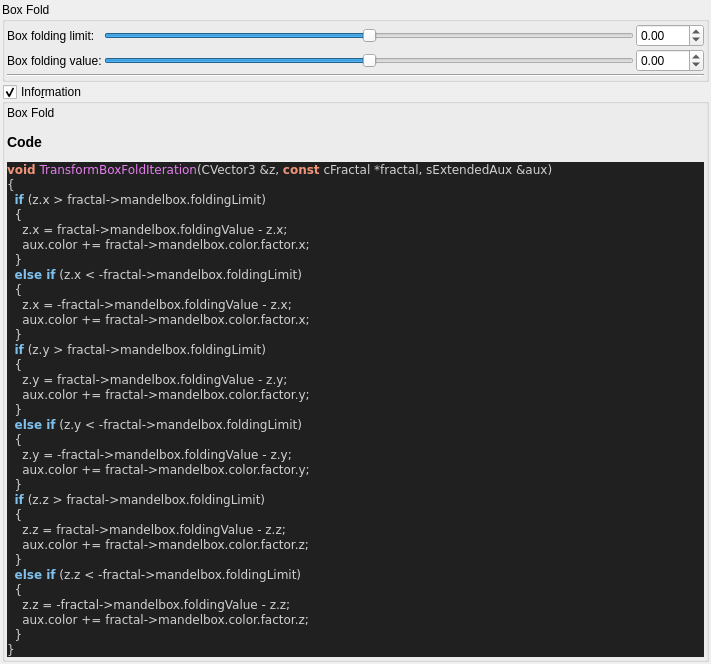
<?xml version="1.0" encoding="UTF-8"?>
<ui version="4.0">
 <class>Form</class>
 <widget class="QWidget" name="Form">
  <property name="geometry">
   <rect>
    <x>0</x>
    <y>0</y>
    <width>711</width>
    <height>595</height>
   </rect>
  </property>
  <property name="windowTitle">
   <string>Form</string>
  </property>
  <layout class="QVBoxLayout" name="verticalLayout">
   <property name="spacing">
    <number>2</number>
   </property>
   <property name="leftMargin">
    <number>2</number>
   </property>
   <property name="topMargin">
    <number>2</number>
   </property>
   <property name="rightMargin">
    <number>2</number>
   </property>
   <property name="bottomMargin">
    <number>2</number>
   </property>
   <item>
    <widget class="QGroupBox" name="groupBox">
     <property name="title">
      <string>Box Fold</string>
     </property>
     <property name="checkable">
      <bool>false</bool>
     </property>
     <layout class="QVBoxLayout" name="verticalLayout_10" stretch="0,0">
      <property name="spacing">
       <number>2</number>
      </property>
      <property name="leftMargin">
       <number>2</number>
      </property>
      <property name="topMargin">
       <number>2</number>
      </property>
      <property name="rightMargin">
       <number>2</number>
      </property>
      <property name="bottomMargin">
       <number>2</number>
      </property>
      <item>
       <layout class="QGridLayout" name="gridLayout_12">
        <property name="spacing">
         <number>2</number>
        </property>
        <item row="0" column="0">
         <widget class="QLabel" name="label_47">
          <property name="text">
           <string>Box folding limit:</string>
          </property>
         </widget>
        </item>
        <item row="1" column="0">
         <widget class="QLabel" name="label_46">
          <property name="text">
           <string>Box folding value:</string>
          </property>
         </widget>
        </item>
        <item row="1" column="1">
         <widget class="QSlider" name="slider_mandelbox_folding_value">
          <property name="sizePolicy">
           <sizepolicy hsizetype="Expanding" vsizetype="Maximum">
            <horstretch>0</horstretch>
            <verstretch>0</verstretch>
           </sizepolicy>
          </property>
          <property name="minimum">
           <number>-10000</number>
          </property>
          <property name="maximum">
           <number>10000</number>
          </property>
          <property name="singleStep">
           <number>1</number>
          </property>
          <property name="orientation">
           <enum>Qt::Horizontal</enum>
          </property>
         </widget>
        </item>
        <item row="0" column="1">
         <widget class="QSlider" name="slider_mandelbox_folding_limit">
          <property name="sizePolicy">
           <sizepolicy hsizetype="Expanding" vsizetype="Maximum">
            <horstretch>0</horstretch>
            <verstretch>0</verstretch>
           </sizepolicy>
          </property>
          <property name="minimum">
           <number>-10000</number>
          </property>
          <property name="maximum">
           <number>10000</number>
          </property>
          <property name="singleStep">
           <number>1</number>
          </property>
          <property name="orientation">
           <enum>Qt::Horizontal</enum>
          </property>
         </widget>
        </item>
        <item row="1" column="2">
         <widget class="MyDoubleSpinBox" name="spinbox_mandelbox_folding_value">
          <property name="sizePolicy">
           <sizepolicy hsizetype="Minimum" vsizetype="Maximum">
            <horstretch>0</horstretch>
            <verstretch>0</verstretch>
           </sizepolicy>
          </property>
          <property name="prefix">
           <string/>
          </property>
          <property name="suffix">
           <string/>
          </property>
          <property name="decimals">
           <number>2</number>
          </property>
          <property name="minimum">
           <double>-100.000000000000000</double>
          </property>
          <property name="maximum">
           <double>100.000000000000000</double>
          </property>
          <property name="singleStep">
           <double>0.100000000000000</double>
          </property>
         </widget>
        </item>
        <item row="0" column="2">
         <widget class="MyDoubleSpinBox" name="spinbox_mandelbox_folding_limit">
          <property name="sizePolicy">
           <sizepolicy hsizetype="Minimum" vsizetype="Maximum">
            <horstretch>0</horstretch>
            <verstretch>0</verstretch>
           </sizepolicy>
          </property>
          <property name="prefix">
           <string/>
          </property>
          <property name="suffix">
           <string/>
          </property>
          <property name="decimals">
           <number>2</number>
          </property>
          <property name="minimum">
           <double>-100.000000000000000</double>
          </property>
          <property name="maximum">
           <double>100.000000000000000</double>
          </property>
          <property name="singleStep">
           <double>0.100000000000000</double>
          </property>
         </widget>
        </item>
       </layout>
      </item>
      <item>
       <widget class="Line" name="line_40">
        <property name="orientation">
         <enum>Qt::Horizontal</enum>
        </property>
       </widget>
      </item>
     </layout>
    </widget>
   </item>
   <item>
    <widget class="MyGroupBox" name="groupCheck_info">
     <property name="title">
      <string>Info&amp;rmation</string>
     </property>
     <property name="flat">
      <bool>false</bool>
     </property>
     <property name="checkable">
      <bool>true</bool>
     </property>
     <layout class="QVBoxLayout" name="verticalLayout_2">
      <property name="spacing">
       <number>2</number>
      </property>
      <property name="leftMargin">
       <number>2</number>
      </property>
      <property name="topMargin">
       <number>2</number>
      </property>
      <property name="rightMargin">
       <number>2</number>
      </property>
      <property name="bottomMargin">
       <number>2</number>
      </property>
      <item>
       <widget class="QLabel" name="label_code_content">
        <property name="text">
         <string>&lt;p&gt;Box Fold&lt;/p&gt;&lt;table&gt;
&lt;/table&gt;
&lt;h3&gt;Code&lt;/h3&gt;
&lt;body style=&quot;background-color:#202020&quot;&gt;
&lt;pre style=&quot;color:#d0d0d0; background-color:#202020;  font-family:'Courier New',monospace;&quot;&gt;&lt;span style=&quot;color:#f09479; font-weight:bold&quot;&gt;void&lt;/span&gt; &lt;span style=&quot;color:#e47eed&quot;&gt;TransformBoxFoldIteration&lt;/span&gt;&lt;span style=&quot;color:#d0d0d0&quot;&gt;(&lt;/span&gt;CVector3 &lt;span style=&quot;color:#d0d0d0&quot;&gt;&amp;amp;&lt;/span&gt;z&lt;span style=&quot;color:#d0d0d0&quot;&gt;,&lt;/span&gt; &lt;span style=&quot;color:#f09479; font-weight:bold&quot;&gt;const&lt;/span&gt; cFractal &lt;span style=&quot;color:#d0d0d0&quot;&gt;*&lt;/span&gt;fractal&lt;span style=&quot;color:#d0d0d0&quot;&gt;,&lt;/span&gt; sExtendedAux &lt;span style=&quot;color:#d0d0d0&quot;&gt;&amp;amp;&lt;/span&gt;aux&lt;span style=&quot;color:#d0d0d0&quot;&gt;)&lt;/span&gt;
&lt;span style=&quot;color:#d0d0d0&quot;&gt;{&lt;/span&gt;
  &lt;span style=&quot;color:#7ec0ee; font-weight:bold&quot;&gt;if&lt;/span&gt; &lt;span style=&quot;color:#d0d0d0&quot;&gt;(&lt;/span&gt;z&lt;span style=&quot;color:#d0d0d0&quot;&gt;.&lt;/span&gt;x &lt;span style=&quot;color:#d0d0d0&quot;&gt;&amp;gt;&lt;/span&gt; fractal&lt;span style=&quot;color:#d0d0d0&quot;&gt;-&amp;gt;&lt;/span&gt;mandelbox&lt;span style=&quot;color:#d0d0d0&quot;&gt;.&lt;/span&gt;foldingLimit&lt;span style=&quot;color:#d0d0d0&quot;&gt;)&lt;/span&gt;
  &lt;span style=&quot;color:#d0d0d0&quot;&gt;{&lt;/span&gt;
    z&lt;span style=&quot;color:#d0d0d0&quot;&gt;.&lt;/span&gt;x &lt;span style=&quot;color:#d0d0d0&quot;&gt;=&lt;/span&gt; fractal&lt;span style=&quot;color:#d0d0d0&quot;&gt;-&amp;gt;&lt;/span&gt;mandelbox&lt;span style=&quot;color:#d0d0d0&quot;&gt;.&lt;/span&gt;foldingValue &lt;span style=&quot;color:#d0d0d0&quot;&gt;-&lt;/span&gt; z&lt;span style=&quot;color:#d0d0d0&quot;&gt;.&lt;/span&gt;x&lt;span style=&quot;color:#d0d0d0&quot;&gt;;&lt;/span&gt;
    aux&lt;span style=&quot;color:#d0d0d0&quot;&gt;.&lt;/span&gt;color &lt;span style=&quot;color:#d0d0d0&quot;&gt;+=&lt;/span&gt; fractal&lt;span style=&quot;color:#d0d0d0&quot;&gt;-&amp;gt;&lt;/span&gt;mandelbox&lt;span style=&quot;color:#d0d0d0&quot;&gt;.&lt;/span&gt;color&lt;span style=&quot;color:#d0d0d0&quot;&gt;.&lt;/span&gt;factor&lt;span style=&quot;color:#d0d0d0&quot;&gt;.&lt;/span&gt;x&lt;span style=&quot;color:#d0d0d0&quot;&gt;;&lt;/span&gt;
  &lt;span style=&quot;color:#d0d0d0&quot;&gt;}&lt;/span&gt;
  &lt;span style=&quot;color:#7ec0ee; font-weight:bold&quot;&gt;else if&lt;/span&gt; &lt;span style=&quot;color:#d0d0d0&quot;&gt;(&lt;/span&gt;z&lt;span style=&quot;color:#d0d0d0&quot;&gt;.&lt;/span&gt;x &lt;span style=&quot;color:#d0d0d0&quot;&gt;&amp;lt; -&lt;/span&gt;fractal&lt;span style=&quot;color:#d0d0d0&quot;&gt;-&amp;gt;&lt;/span&gt;mandelbox&lt;span style=&quot;color:#d0d0d0&quot;&gt;.&lt;/span&gt;foldingLimit&lt;span style=&quot;color:#d0d0d0&quot;&gt;)&lt;/span&gt;
  &lt;span style=&quot;color:#d0d0d0&quot;&gt;{&lt;/span&gt;
    z&lt;span style=&quot;color:#d0d0d0&quot;&gt;.&lt;/span&gt;x &lt;span style=&quot;color:#d0d0d0&quot;&gt;= -&lt;/span&gt;fractal&lt;span style=&quot;color:#d0d0d0&quot;&gt;-&amp;gt;&lt;/span&gt;mandelbox&lt;span style=&quot;color:#d0d0d0&quot;&gt;.&lt;/span&gt;foldingValue &lt;span style=&quot;color:#d0d0d0&quot;&gt;-&lt;/span&gt; z&lt;span style=&quot;color:#d0d0d0&quot;&gt;.&lt;/span&gt;x&lt;span style=&quot;color:#d0d0d0&quot;&gt;;&lt;/span&gt;
    aux&lt;span style=&quot;color:#d0d0d0&quot;&gt;.&lt;/span&gt;color &lt;span style=&quot;color:#d0d0d0&quot;&gt;+=&lt;/span&gt; fractal&lt;span style=&quot;color:#d0d0d0&quot;&gt;-&amp;gt;&lt;/span&gt;mandelbox&lt;span style=&quot;color:#d0d0d0&quot;&gt;.&lt;/span&gt;color&lt;span style=&quot;color:#d0d0d0&quot;&gt;.&lt;/span&gt;factor&lt;span style=&quot;color:#d0d0d0&quot;&gt;.&lt;/span&gt;x&lt;span style=&quot;color:#d0d0d0&quot;&gt;;&lt;/span&gt;
  &lt;span style=&quot;color:#d0d0d0&quot;&gt;}&lt;/span&gt;
  &lt;span style=&quot;color:#7ec0ee; font-weight:bold&quot;&gt;if&lt;/span&gt; &lt;span style=&quot;color:#d0d0d0&quot;&gt;(&lt;/span&gt;z&lt;span style=&quot;color:#d0d0d0&quot;&gt;.&lt;/span&gt;y &lt;span style=&quot;color:#d0d0d0&quot;&gt;&amp;gt;&lt;/span&gt; fractal&lt;span style=&quot;color:#d0d0d0&quot;&gt;-&amp;gt;&lt;/span&gt;mandelbox&lt;span style=&quot;color:#d0d0d0&quot;&gt;.&lt;/span&gt;foldingLimit&lt;span style=&quot;color:#d0d0d0&quot;&gt;)&lt;/span&gt;
  &lt;span style=&quot;color:#d0d0d0&quot;&gt;{&lt;/span&gt;
    z&lt;span style=&quot;color:#d0d0d0&quot;&gt;.&lt;/span&gt;y &lt;span style=&quot;color:#d0d0d0&quot;&gt;=&lt;/span&gt; fractal&lt;span style=&quot;color:#d0d0d0&quot;&gt;-&amp;gt;&lt;/span&gt;mandelbox&lt;span style=&quot;color:#d0d0d0&quot;&gt;.&lt;/span&gt;foldingValue &lt;span style=&quot;color:#d0d0d0&quot;&gt;-&lt;/span&gt; z&lt;span style=&quot;color:#d0d0d0&quot;&gt;.&lt;/span&gt;y&lt;span style=&quot;color:#d0d0d0&quot;&gt;;&lt;/span&gt;
    aux&lt;span style=&quot;color:#d0d0d0&quot;&gt;.&lt;/span&gt;color &lt;span style=&quot;color:#d0d0d0&quot;&gt;+=&lt;/span&gt; fractal&lt;span style=&quot;color:#d0d0d0&quot;&gt;-&amp;gt;&lt;/span&gt;mandelbox&lt;span style=&quot;color:#d0d0d0&quot;&gt;.&lt;/span&gt;color&lt;span style=&quot;color:#d0d0d0&quot;&gt;.&lt;/span&gt;factor&lt;span style=&quot;color:#d0d0d0&quot;&gt;.&lt;/span&gt;y&lt;span style=&quot;color:#d0d0d0&quot;&gt;;&lt;/span&gt;
  &lt;span style=&quot;color:#d0d0d0&quot;&gt;}&lt;/span&gt;
  &lt;span style=&quot;color:#7ec0ee; font-weight:bold&quot;&gt;else if&lt;/span&gt; &lt;span style=&quot;color:#d0d0d0&quot;&gt;(&lt;/span&gt;z&lt;span style=&quot;color:#d0d0d0&quot;&gt;.&lt;/span&gt;y &lt;span style=&quot;color:#d0d0d0&quot;&gt;&amp;lt; -&lt;/span&gt;fractal&lt;span style=&quot;color:#d0d0d0&quot;&gt;-&amp;gt;&lt;/span&gt;mandelbox&lt;span style=&quot;color:#d0d0d0&quot;&gt;.&lt;/span&gt;foldingLimit&lt;span style=&quot;color:#d0d0d0&quot;&gt;)&lt;/span&gt;
  &lt;span style=&quot;color:#d0d0d0&quot;&gt;{&lt;/span&gt;
    z&lt;span style=&quot;color:#d0d0d0&quot;&gt;.&lt;/span&gt;y &lt;span style=&quot;color:#d0d0d0&quot;&gt;= -&lt;/span&gt;fractal&lt;span style=&quot;color:#d0d0d0&quot;&gt;-&amp;gt;&lt;/span&gt;mandelbox&lt;span style=&quot;color:#d0d0d0&quot;&gt;.&lt;/span&gt;foldingValue &lt;span style=&quot;color:#d0d0d0&quot;&gt;-&lt;/span&gt; z&lt;span style=&quot;color:#d0d0d0&quot;&gt;.&lt;/span&gt;y&lt;span style=&quot;color:#d0d0d0&quot;&gt;;&lt;/span&gt;
    aux&lt;span style=&quot;color:#d0d0d0&quot;&gt;.&lt;/span&gt;color &lt;span style=&quot;color:#d0d0d0&quot;&gt;+=&lt;/span&gt; fractal&lt;span style=&quot;color:#d0d0d0&quot;&gt;-&amp;gt;&lt;/span&gt;mandelbox&lt;span style=&quot;color:#d0d0d0&quot;&gt;.&lt;/span&gt;color&lt;span style=&quot;color:#d0d0d0&quot;&gt;.&lt;/span&gt;factor&lt;span style=&quot;color:#d0d0d0&quot;&gt;.&lt;/span&gt;y&lt;span style=&quot;color:#d0d0d0&quot;&gt;;&lt;/span&gt;
  &lt;span style=&quot;color:#d0d0d0&quot;&gt;}&lt;/span&gt;
  &lt;span style=&quot;color:#7ec0ee; font-weight:bold&quot;&gt;if&lt;/span&gt; &lt;span style=&quot;color:#d0d0d0&quot;&gt;(&lt;/span&gt;z&lt;span style=&quot;color:#d0d0d0&quot;&gt;.&lt;/span&gt;z &lt;span style=&quot;color:#d0d0d0&quot;&gt;&amp;gt;&lt;/span&gt; fractal&lt;span style=&quot;color:#d0d0d0&quot;&gt;-&amp;gt;&lt;/span&gt;mandelbox&lt;span style=&quot;color:#d0d0d0&quot;&gt;.&lt;/span&gt;foldingLimit&lt;span style=&quot;color:#d0d0d0&quot;&gt;)&lt;/span&gt;
  &lt;span style=&quot;color:#d0d0d0&quot;&gt;{&lt;/span&gt;
    z&lt;span style=&quot;color:#d0d0d0&quot;&gt;.&lt;/span&gt;z &lt;span style=&quot;color:#d0d0d0&quot;&gt;=&lt;/span&gt; fractal&lt;span style=&quot;color:#d0d0d0&quot;&gt;-&amp;gt;&lt;/span&gt;mandelbox&lt;span style=&quot;color:#d0d0d0&quot;&gt;.&lt;/span&gt;foldingValue &lt;span style=&quot;color:#d0d0d0&quot;&gt;-&lt;/span&gt; z&lt;span style=&quot;color:#d0d0d0&quot;&gt;.&lt;/span&gt;z&lt;span style=&quot;color:#d0d0d0&quot;&gt;;&lt;/span&gt;
    aux&lt;span style=&quot;color:#d0d0d0&quot;&gt;.&lt;/span&gt;color &lt;span style=&quot;color:#d0d0d0&quot;&gt;+=&lt;/span&gt; fractal&lt;span style=&quot;color:#d0d0d0&quot;&gt;-&amp;gt;&lt;/span&gt;mandelbox&lt;span style=&quot;color:#d0d0d0&quot;&gt;.&lt;/span&gt;color&lt;span style=&quot;color:#d0d0d0&quot;&gt;.&lt;/span&gt;factor&lt;span style=&quot;color:#d0d0d0&quot;&gt;.&lt;/span&gt;z&lt;span style=&quot;color:#d0d0d0&quot;&gt;;&lt;/span&gt;
  &lt;span style=&quot;color:#d0d0d0&quot;&gt;}&lt;/span&gt;
  &lt;span style=&quot;color:#7ec0ee; font-weight:bold&quot;&gt;else if&lt;/span&gt; &lt;span style=&quot;color:#d0d0d0&quot;&gt;(&lt;/span&gt;z&lt;span style=&quot;color:#d0d0d0&quot;&gt;.&lt;/span&gt;z &lt;span style=&quot;color:#d0d0d0&quot;&gt;&amp;lt; -&lt;/span&gt;fractal&lt;span style=&quot;color:#d0d0d0&quot;&gt;-&amp;gt;&lt;/span&gt;mandelbox&lt;span style=&quot;color:#d0d0d0&quot;&gt;.&lt;/span&gt;foldingLimit&lt;span style=&quot;color:#d0d0d0&quot;&gt;)&lt;/span&gt;
  &lt;span style=&quot;color:#d0d0d0&quot;&gt;{&lt;/span&gt;
    z&lt;span style=&quot;color:#d0d0d0&quot;&gt;.&lt;/span&gt;z &lt;span style=&quot;color:#d0d0d0&quot;&gt;= -&lt;/span&gt;fractal&lt;span style=&quot;color:#d0d0d0&quot;&gt;-&amp;gt;&lt;/span&gt;mandelbox&lt;span style=&quot;color:#d0d0d0&quot;&gt;.&lt;/span&gt;foldingValue &lt;span style=&quot;color:#d0d0d0&quot;&gt;-&lt;/span&gt; z&lt;span style=&quot;color:#d0d0d0&quot;&gt;.&lt;/span&gt;z&lt;span style=&quot;color:#d0d0d0&quot;&gt;;&lt;/span&gt;
    aux&lt;span style=&quot;color:#d0d0d0&quot;&gt;.&lt;/span&gt;color &lt;span style=&quot;color:#d0d0d0&quot;&gt;+=&lt;/span&gt; fractal&lt;span style=&quot;color:#d0d0d0&quot;&gt;-&amp;gt;&lt;/span&gt;mandelbox&lt;span style=&quot;color:#d0d0d0&quot;&gt;.&lt;/span&gt;color&lt;span style=&quot;color:#d0d0d0&quot;&gt;.&lt;/span&gt;factor&lt;span style=&quot;color:#d0d0d0&quot;&gt;.&lt;/span&gt;z&lt;span style=&quot;color:#d0d0d0&quot;&gt;;&lt;/span&gt;
  &lt;span style=&quot;color:#d0d0d0&quot;&gt;}&lt;/span&gt;
&lt;span style=&quot;color:#d0d0d0&quot;&gt;}&lt;/span&gt;
&lt;/pre&gt;
&lt;/body&gt;</string>
        </property>
        <property name="wordWrap">
         <bool>true</bool>
        </property>
        <property name="openExternalLinks">
         <bool>true</bool>
        </property>
        <property name="textInteractionFlags">
         <set>Qt::LinksAccessibleByMouse|Qt::TextSelectableByMouse</set>
        </property>
       </widget>
      </item>
     </layout>
    </widget>
   </item>
   <item>
    <spacer name="verticalSpacer_2">
     <property name="orientation">
      <enum>Qt::Vertical</enum>
     </property>
     <property name="sizeHint" stdset="0">
      <size>
       <width>20</width>
       <height>40</height>
      </size>
     </property>
    </spacer>
   </item>
  </layout>
 </widget>
 <customwidgets>
  <customwidget>
   <class>MyDoubleSpinBox</class>
   <extends>QDoubleSpinBox</extends>
   <header>mydoublespinbox.h</header>
  </customwidget>
  <customwidget>
   <class>MyGroupBox</class>
   <extends>QGroupBox</extends>
   <header>mygroupbox.h</header>
   <container>1</container>
  </customwidget>
 </customwidgets>
 <resources/>
 <connections/>
</ui>
